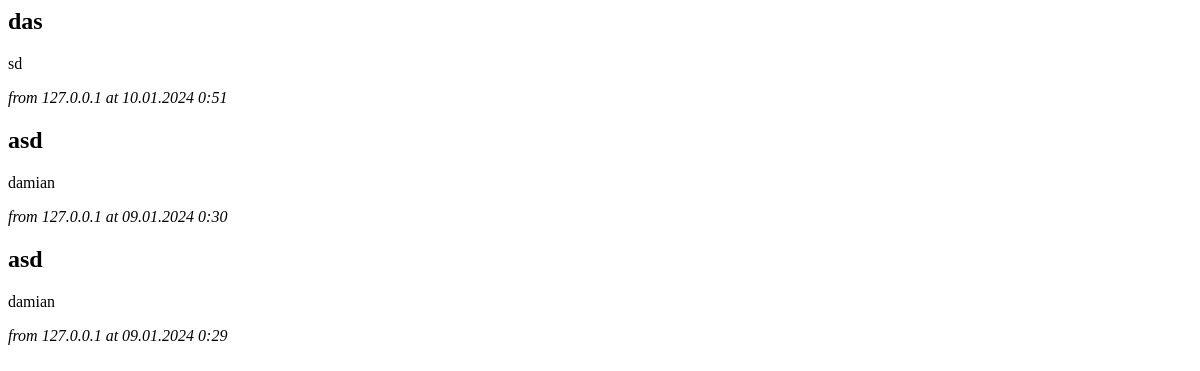
Before: /jerusalem/messages with the older database file.
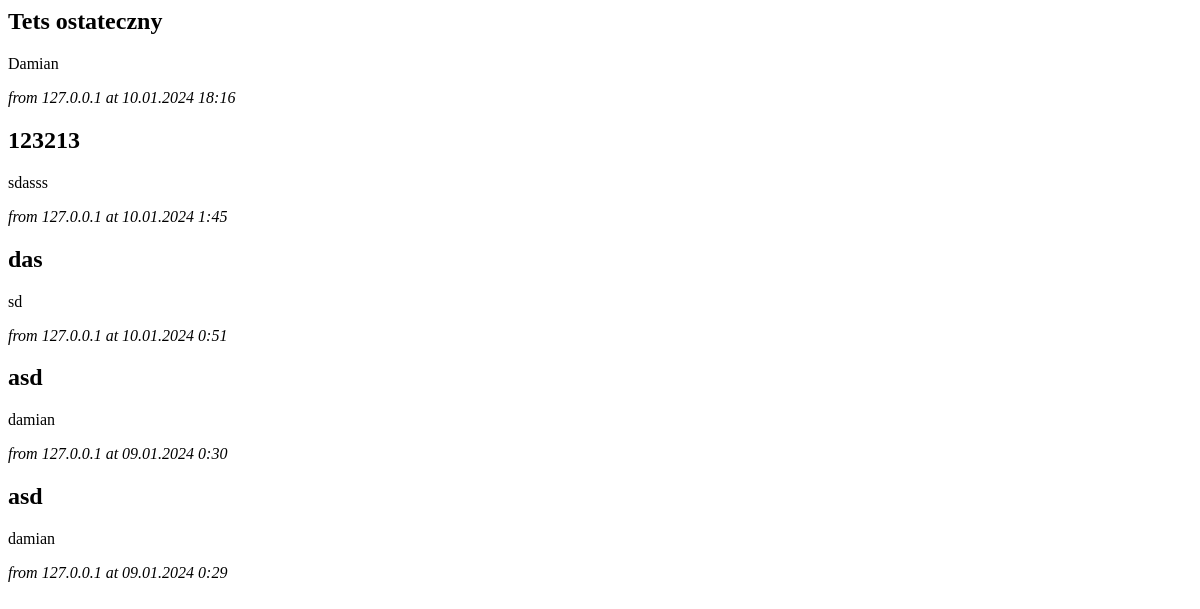
After: the same page with the newer database file.
### home/models.py (models this page shows, shortened)
class Message(models.Model):
    content = models.TextField()
    creator = models.CharField(max_length=255)
    date = models.DateTimeField(auto_now_add=True)
    ip = models.GenericIPAddressField(null=True, blank=True)

### home/views.py (the view)
# urls.py: path("jerusalem/messages", views.messages_list, name="messages_list"),
def messages_list(request):
    messages = Message.objects.all().order_by('-date').values()
    return render(request, "home/messages_list.html", {"messages": messages})

### home/templates/home/messages_list.html
{% if messages %}
<div class="list">
{% for message in messages %}
    <div class="list-item">
        <h2>{{message.content}}</h2>
        <p>{{message.creator}}</p>
        <i>from {{message.ip}} at {{message.date|date:"d.m.Y G:i" }}</i>
    </div>
{% endfor %}
</div>
{% else %}
<h3>Nothing here, you can add new messages.</h3>
{% endif %}

Changed rows visible on the page:
added Message: content "Tets ostateczny", creator "Damian", ip "127.0.0.1", date "10.01.2024 18:16"
added Message: content "123213", creator "sdasss", ip "127.0.0.1", date "10.01.2024 1:45"
